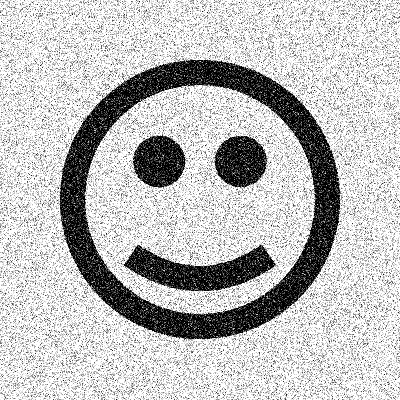
//> input picture ImageRecognition_0508/ImageRecognition_0508_04/smile.png, 400 x 400 px
$ ./main04   (built with g++ and OpenCV 4)
//> lines starting //> are read from the running program, lines starting //| are printed output that depends on the picture
#include <iostream>
#include <opencv2\/opencv.hpp>

int main(int argc, const char * argv[]){
	cv::Mat img = cv::imread("smile.png");	//画像ファイルの読み込み
//> img is the input picture: 400 rows x 400 cols, CV_8UC3; min 0, max 255, mean 189.7
	if (img.empty())	//ファイルの読み込み失敗
	{
		std::cout << "ファイルの読み込みに失敗しました" << std::endl;
		return -1;
	}
	//元画像の表示
	cv::namedWindow("Original Image");	//ウィンドウの生成
	cv::imshow("Original Image",img);	//画像の描画

	//出力画像の準備
	cv::Mat distimg;
	//メディアンフィルタリング
	for(int i=3; i<8; i =i+2){
		cv::medianBlur(img, distimg, i);
		std::string winname = "MedianBlur Image("+ std::to_string(i)+"_"+std::to_string(i)+")";
		cv::namedWindow(winname);	//ウィンドウの生成
		cv::imshow(winname, distimg);	//画像の描画
		if(cv::imwrite(winname+".bmp", distimg) == false){	//保存の成否判定
			std::cout << "ファイルの保存に失敗" << std::endl;
		return -1;
		}
	}
//> this loop made 3 passes
//> pass 1, `cv::medianBlur(img, distimg, i);`:
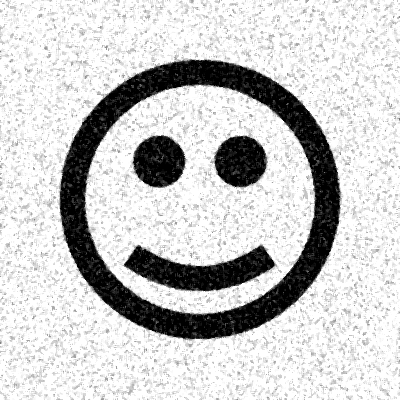
//> distimg: 400 rows x 400 cols, CV_8UC3; min 0, max 255, mean 201.7
//> pass 2, `cv::medianBlur(img, distimg, i);`:
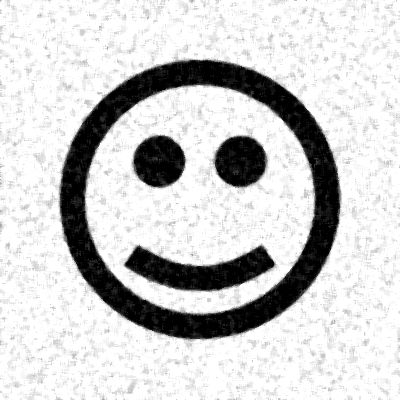
//> distimg: 400 rows x 400 cols, CV_8UC3; min 0, max 255, mean 205.1
//> pass 3, `cv::medianBlur(img, distimg, i);`:
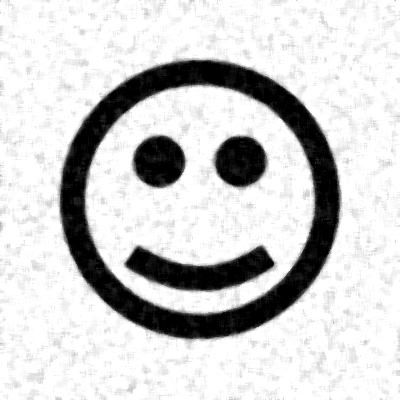
//> distimg: 400 rows x 400 cols, CV_8UC3; min 0, max 255, mean 206.6
	cv::waitKey();	//キーが押されるまで待つ
	return 0;
}
